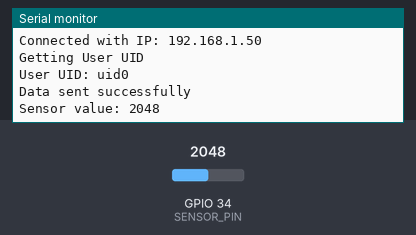
The sketch below on a simulated ESP32. Shown: the last lines printed to the serial monitor. The test bench sets the inputs (shaded band); at power-on: GPIO 34 (SENSOR_PIN) = 2048. WiFi joins after 1.5 s; servers stay silent unless stated; the local clock reads 2024-03-15 10:24:30 at power-on unless the sketch sets it.

Above: at 2.7 s.
2.8 s: GPIO 34 (SENSOR_PIN) set to 2866
At 8.1 s:
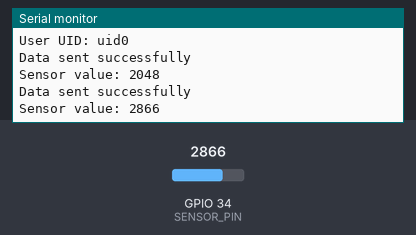
8.8 s: GPIO 34 (SENSOR_PIN) set to 3603
At 12.0 s:
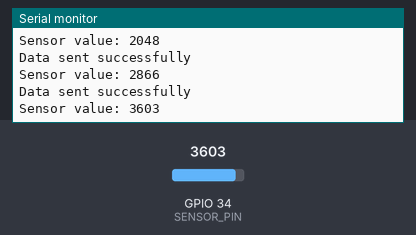
Timing chart, 0 to 13.5 s (numbered marks = the images above; inputs shaded):
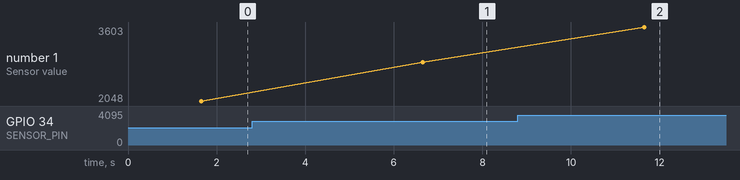

The sketch:

ESP32_Firebase.ino
```cpp
#include <WiFi.h>
#include <Firebase_ESP_Client.h>
#include <addons/TokenHelper.h>
#include <addons/RTDBHelper.h>
#include <time.h>

// WiFi credentials
#define WIFI_SSID "Tbag"
#define WIFI_PASSWORD "Dbcooper"

// Firebase credentials
#define API_KEY "AIzaSyAcgvExvFKBu4ZuB1vC6_scQM9HPEgS9uc"
#define DATABASE_URL "https://aero-23f92-default-rtdb.firebaseio.com"

// Firebase user credentials - Replace with your email and password
#define USER_EMAIL "your-email@example.com"
#define USER_PASSWORD "your-password"

// Define Firebase Data object
FirebaseData fbdo;
FirebaseAuth auth;
FirebaseConfig config;

// Sensor pin
const int SENSOR_PIN = 34;  // ADC pin connected to sensor

// Variable to save current epoch time
unsigned long sendDataPrevMillis = 0;
bool signupOK = false;

void setup() {
  Serial.begin(115200);

  // Connect to WiFi
  WiFi.begin(WIFI_SSID, WIFI_PASSWORD);
  Serial.print("Connecting to WiFi");
  while (WiFi.status() != WL_CONNECTED) {
    Serial.print(".");
    delay(300);
  }
  Serial.println();
  Serial.print("Connected with IP: ");
  Serial.println(WiFi.localIP());

  // Configure time
  configTime(0, 0, "pool.ntp.org");

  // Configure Firebase
  config.api_key = API_KEY;
  config.database_url = DATABASE_URL;

  // Authenticate using email/password
  auth.user.email = USER_EMAIL;
  auth.user.password = USER_PASSWORD;

  Firebase.begin(&config, &auth);
  Firebase.reconnectWiFi(true);

  Serial.println("Getting User UID");
  while ((auth.token.uid) == "") {
    Serial.print('.');
    delay(1000);
  }

  // Print user UID
  Serial.print("User UID: ");
  Serial.println(auth.token.uid.c_str());

  signupOK = true;
}

void loop() {
  if (Firebase.ready() && signupOK && (millis() - sendDataPrevMillis > 5000 || sendDataPrevMillis == 0)) {
    sendDataPrevMillis = millis();

    // Read sensor value
    int sensorValue = analogRead(SENSOR_PIN);

    // Get current timestamp
    time_t now;
    time(&now);

    // Create JSON data
    FirebaseJson json;
    json.set("value", sensorValue);
    json.set("timestamp", (int)now);

    // Push data to Firebase
    if (Firebase.RTDB.pushJSON(&fbdo, "/sensor_readings", &json)) {
      Serial.println("Data sent successfully");
      Serial.print("Sensor value: ");
      Serial.println(sensorValue);
    } else {
      Serial.println("Failed to send data");
      Serial.println("REASON: " + fbdo.errorReason());
    }
  }
} 
```

Measured:
- after the input at 2.8 s, the serial monitor: prints a new line after 3.9 s (image 1)
- after the input at 8.8 s, the serial monitor: prints a new line after 2.9 s (image 2)
- plotted number 1: 2048 → 2866 after the input at 2.8 s, 2866 → 3603 after the input at 8.8 s
